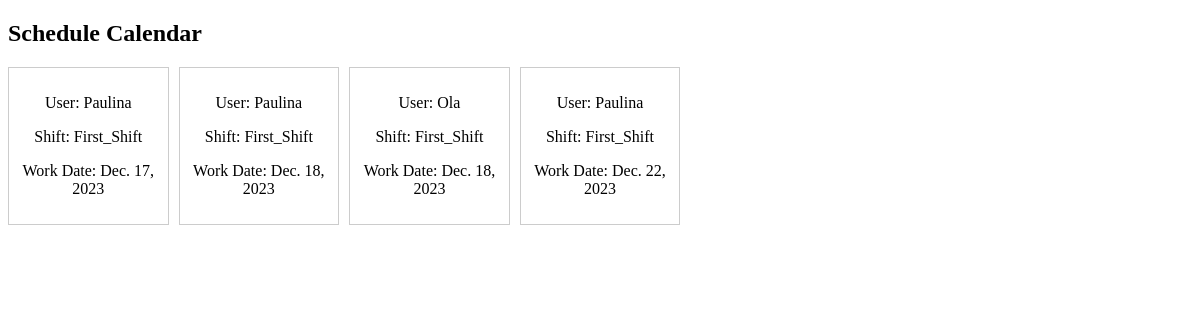
Before: /generate_schedule/ (signed in) with the older database file.
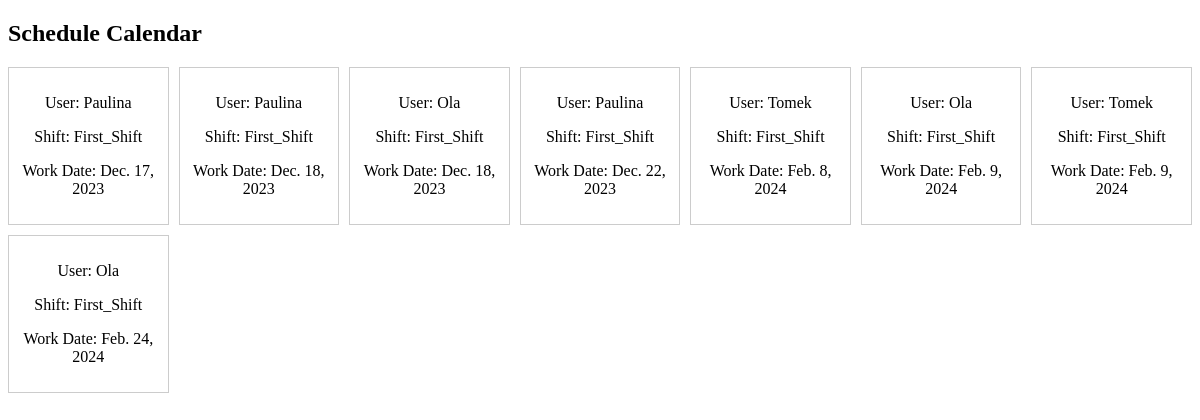
After: the same page with the newer database file.
### viewer/models.py (models this page shows, shortened)
class Schedule(models.Model):
    UniqueID = models.AutoField(primary_key=True)
    user = models.ForeignKey(User, on_delete=models.CASCADE, null=True, blank=True)
    shift_id = models.ForeignKey(Shift, on_delete=models.CASCADE)
    work_date = models.DateField()
    month = models.IntegerField(default=0)  # Domyślna wartość
    year = models.IntegerField(default=0)  # Domyślna wartość

class Shift(models.Model):
    SHIFT_CHOICES = [
        ('First_Shift', '8:00-16:00'),
        ('Second_Shift', '14:00-22:00'),
    ]
    shift_id = models.AutoField(primary_key=True)
    shift_name = models.CharField(max_length=20, choices=SHIFT_CHOICES)
    hours = models.IntegerField(default=8)
    min_num_workers = models.PositiveIntegerField(default=2)
    max_num_workers = models.PositiveIntegerField(default=3)

### viewer/views.py (the view)
# urls.py: path('generate_schedule/', views.generate_schedule, name='generate_schedule'),
@user_passes_test(is_admin, login_url='login')
@login_required(login_url='login')
def generate_schedule(request):
    work_restrictions, created = WorkRestrictions.objects.get_or_create(
        max_daily_hours=8,
        min_hours_between=12,
        hours_limit=8
    )
    if created:
        messages.info(request, "Work restrictions created successfully.")
    shifts_data = [
        {'shift_name': 'First_Shift', 'hours': 8, 'min_num_workers': 2, 'max_num_workers': 3},
        {'shift_name': 'Second_Shift', 'hours': 8, 'min_num_workers': 2, 'max_num_workers': 3},
    ]
    for shift_data in shifts_data:
        shift, created = Shift.objects.get_or_create(
            shift_name=shift_data['shift_name'],
            defaults={
                'hours': shift_data['hours'],
                'min_num_workers': shift_data['min_num_workers'],
                'max_num_workers': shift_data['max_num_workers']
            }
        )
        if created:
            messages.info(request, f"Shift {shift.shift_name} created successfully.")
    users_availabilities = UserAvailability.objects.all()
    schedule_entries = []
    for user_availability in users_availabilities:
        try:
            shift = Shift.objects.get(shift_name=user_availability.shift_preferences)
        except Shift.DoesNotExist:
            messages.error(request, f"Shift {user_availability.shift_preferences} does not exist.")
            continue
        existing_hours_for_user = Schedule.objects.filter(
            user=user_availability.user_id,
            work_date=user_availability.day
        ).aggregate(models.Sum('shift_id__hours'))['shift_id__hours__sum'] or 0
        if existing_hours_for_user + shift.hours <= work_restrictions.max_daily_hours:
            min_hours_between_shifts = work_restrictions.min_hours_between
            if Schedule.objects.filter(
                    user=user_availability.user_id,
                    work_date__lt=user_availability.day,
                    work_date__gte=user_availability.day - timedelta(hours=min_hours_between_shifts)
            ).exists():
                continue
            schedule_entry = Schedule.objects.create(
                user=user_availability.user_id,
                shift_id=shift,
                work_date=user_availability.day
            )
            schedule_entries.append(schedule_entry)
    all_schedule_entries = Schedule.objects.all().order_by('work_date')
    return render(request, 'schedule/schedule_list.html', {'schedule_entries': all_schedule_entries})

### viewer/views.py (called while the page is built)
def is_admin(user):
    return user.is_authenticated and user.is_staff

### viewer/templates/schedule/schedule_list.html (shortened to what this page needs)
<!DOCTYPE html>
<html lang="en">
<head>
    <link rel="stylesheet" type="text/css" href="https://cdn.datatables.net/1.10.25/css/jquery.dataTables.css">
</head>
<body>
    <h2>Schedule Calendar</h2>
    <div class="calendar">
        {% for schedule_entry in schedule_entries %}
            <div class="day">
                <p>User: {{ schedule_entry.user.username }}</p>
                <p>Shift: {{ schedule_entry.shift_id.shift_name }}</p>
                <p>Work Date: {{ schedule_entry.work_date }}</p>
            </div>
        {% endfor %}
    </div>
</body>
</html>

Changed rows visible on the page:
added Schedule: user.username "Tomek", shift_id.shift_name "First_Shift", work_date "Feb. 8, 2024"
added Schedule: user.username "Ola", shift_id.shift_name "First_Shift", work_date "Feb. 9, 2024"
added Schedule: user.username "Tomek", shift_id.shift_name "First_Shift", work_date "Feb. 9, 2024"
added Schedule: user.username "Ola", shift_id.shift_name "First_Shift", work_date "Feb. 24, 2024"
